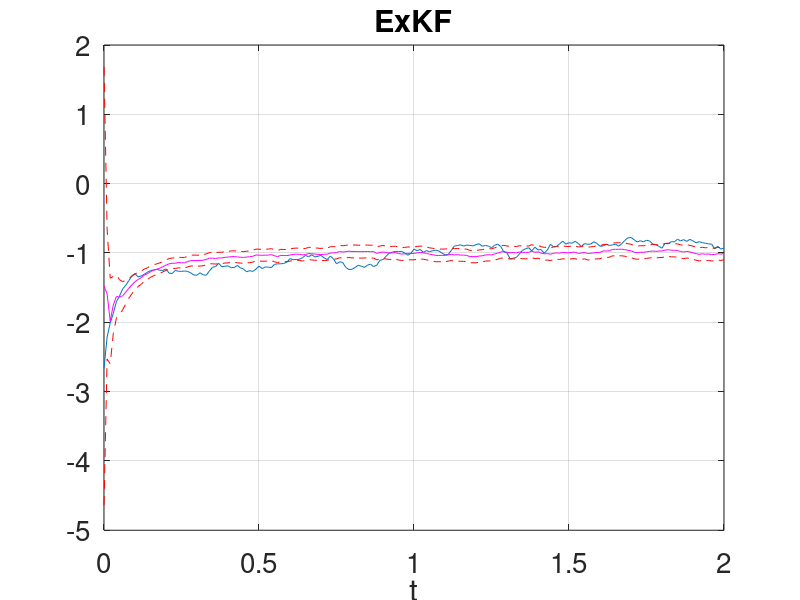
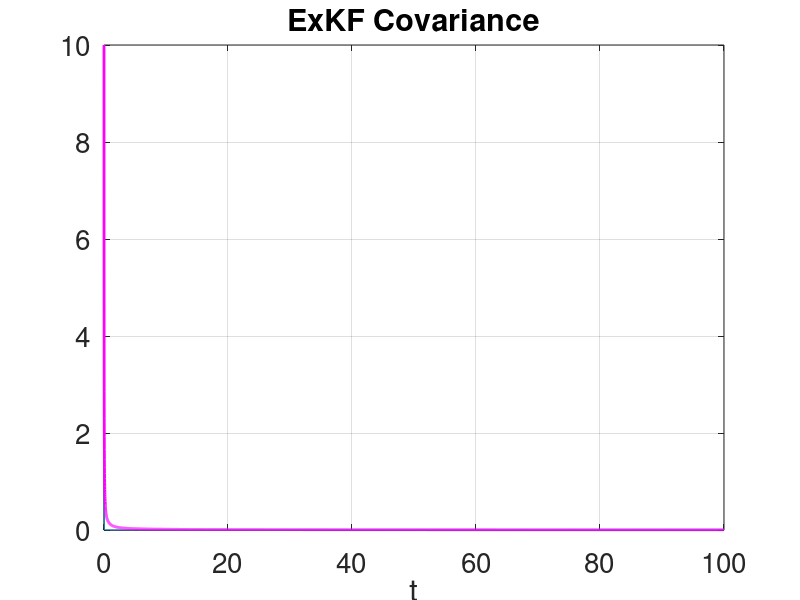
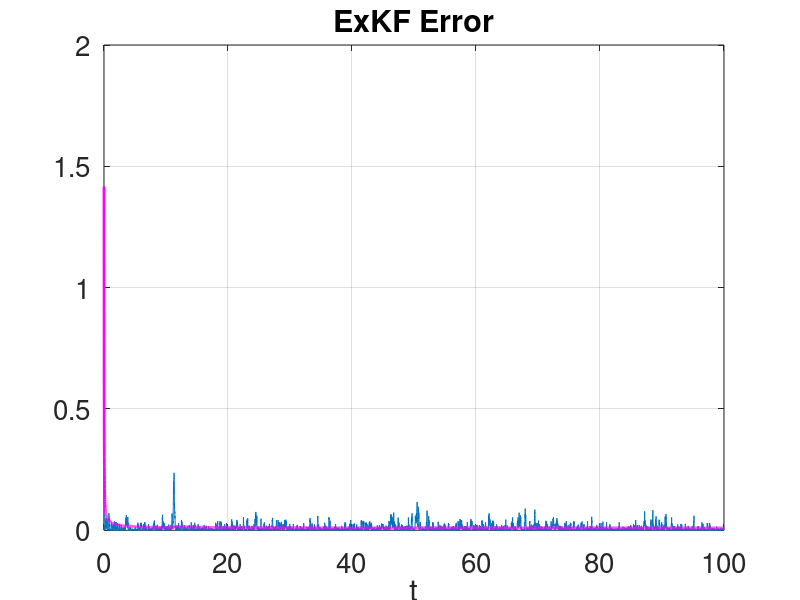

Source code (MATLAB) for these figures, in order:
clear;set(0,'defaultaxesfontsize',20);format long
%%% p11c.m  Extended Kalman-Bucy Filter, double-well
%% setup

J=1e4;% number of steps
alpha=2.5;% dynamics determined by alpha
gamma=.1;% observational noise variance is gamma^2
sigma=3e-1;% dynamics noise variance is sigma^2
C0=1;% prior initial condition variance
m0=0;% prior initial condition mean
sd=1;rng(sd);% choose random number seed

m=zeros(J,1);v=m;z=m;z(1)=0;c=m;% pre-allocate
v(1)=m0+sqrt(C0)*randn;% initial truth
m(1)=2*randn;% initial mean/estimate
c(1)=10*C0;H=1;% initial covariance and observation operator
tau=0.01;% time discretization is tau

%% solution % assimilate!

for j=1:J 
    
    v(j+1)=v(j)+tau*alpha*(v(j)-v(j)^3) + sigma*sqrt(tau)*randn;% truth
    z(j+1)=z(j)+tau*H*v(j+1) + gamma*sqrt(tau)*randn;% observation

    mhat=m(j)+tau*alpha*(m(j)-m(j)^3);% estimator predict
    chat=(1+tau*alpha*(1-3*m(j)^2))*c(j)* ...
        (1+tau*alpha*(1-3*m(j)^2))+sigma^2*tau;% covariance predict  
    
    d=(z(j+1)-z(j))/tau-H*mhat;% innovation
    K=(tau*chat*H')/(H*chat*H'*tau+gamma^2);% Kalman gain
    m(j+1)=mhat+K*d;% estimator update
    c(j+1)=(1-K*H)*chat;% covariance update
    
end

js=201;% plot truth, mean, standard deviation, observations
figure;plot(tau*[0:js-1],v(1:js));hold;plot(tau*[0:js-1],m(1:js),'m');
plot(tau*[0:js-1],m(1:js)+sqrt(c(1:js)),'r--');
plot(tau*[0:js-1],m(1:js)-sqrt(c(1:js)),'r--');hold;grid;xlabel('t');
title('ExKF')

figure;plot(tau*[0:J],c);hold
plot(tau*[0:J],cumsum(c)./[1:J+1]','m','Linewidth',2);grid
hold;xlabel('t');
title('ExKF Covariance');

figure;plot(tau*[0:J],(v-m).^2);hold;
plot(tau*[0:J],cumsum((v-m).^2)./[1:J+1]','m','Linewidth',2);grid
hold;xlabel('t');
title('ExKF Error')









